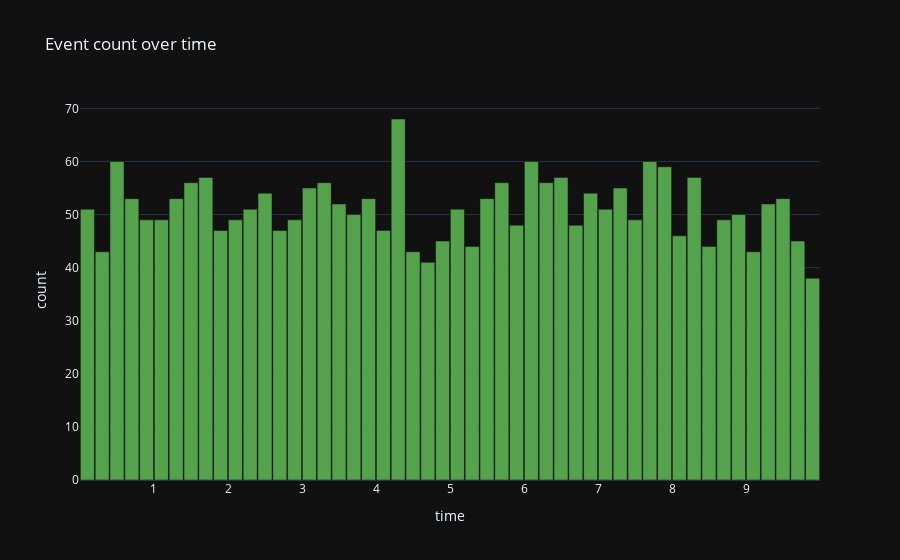
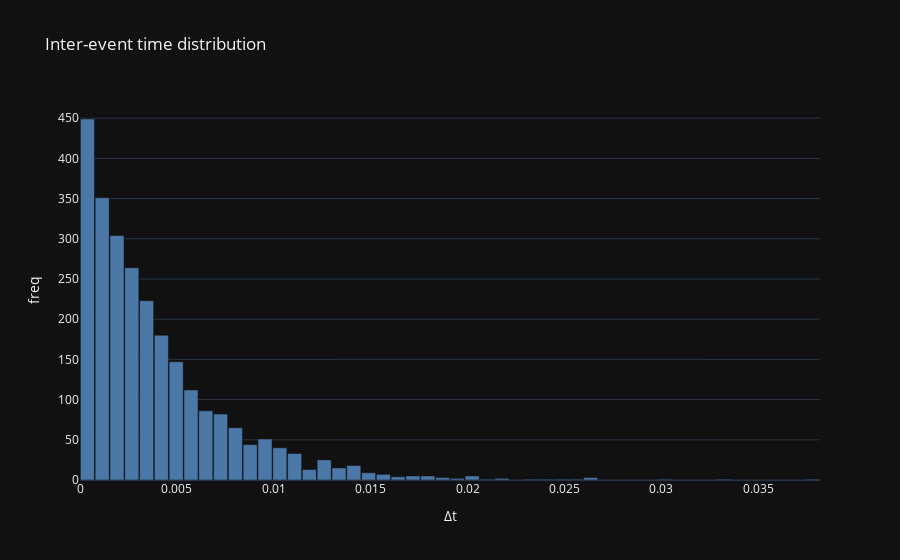
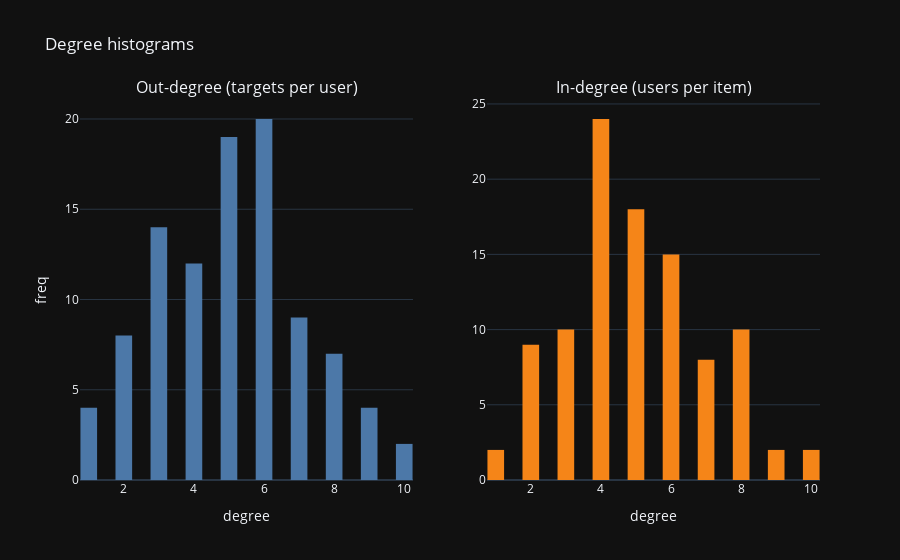
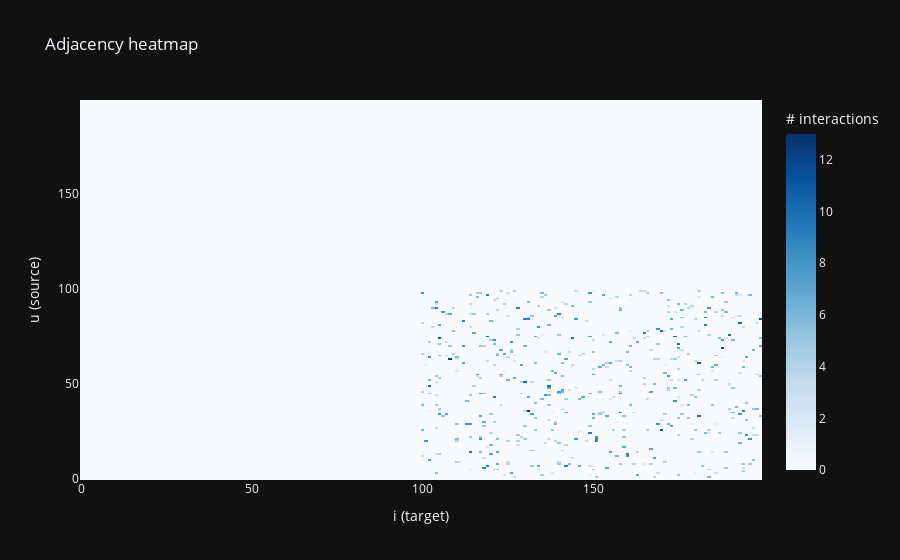

Write notebook code for charts like these, in order.
### Code cell
import json
from pathlib import Path

import pandas as pd
from time_to_explain.core.registry import available_datasets
from time_to_explain.data.io import load_processed_dataset
from time_to_explain.data.generate_synthetic_dataset import prepare_dataset
from time_to_explain.utils.visualization import (
    visualize_folder,
    plot_bipartite_graph,
    animate_bipartite_graph,
    plot_explain_timeline,
    visualize_to_files,
)

repo_root = REPO_ROOT

def choose_explain_indices(num_events: int, *, count: int = 3) -> list[int]:
    if num_events <= 0:
        return []
    anchors = [0, num_events // 2, num_events - 1]
    seen: list[int] = []
    for a in anchors:
        if 0 <= a < num_events and a not in seen:
            seen.append(int(a))
        if len(seen) == count:
            break
    return seen

datasets = available_datasets()
print(f"Available synthetic recipes: {datasets}")

for recipe_name in datasets:
    print(f"=== {recipe_name} ===")
    try:
        bundle = load_processed_dataset(recipe_name)
        needs_generation = False
    except FileNotFoundError:
        bundle = None
        needs_generation = True

    if needs_generation:
        try:
            summary = prepare_dataset(
                project_root=repo_root,
                dataset_name=recipe_name,
                recipe=recipe_name,
                visualize=False,
                overwrite=True,
            )
            print(f"Generated processed dataset at {summary['processed_dir']}")
            bundle = load_processed_dataset(recipe_name)
        except Exception as exc:
            print(f"Skipping {recipe_name}: {exc}")
            continue

    interactions = bundle["interactions"] if bundle is not None else None
    explain_indices = choose_explain_indices(len(interactions) if interactions is not None else 0)

    try:
        visualize_folder(recipe_name)
        plot_bipartite_graph(recipe_name, max_users=50, max_items=50)
        animate_bipartite_graph(recipe_name, bins=25, cumulative=True)
        animate_bipartite_graph(recipe_name, bins=25, cumulative=True, pruned=0.25)
        if explain_indices:
            plot_explain_timeline(recipe_name, event_indices=explain_indices, window=15, max_base_points=20000)
        else:
            print(f"No events found in {recipe_name}; skipping explain timeline.")
        visualize_to_files(
            recipe_name,
            out_dir=Path('viz_out') / recipe_name,
            explain_indices=explain_indices,
            explain_time_window=15,
        )
    except Exception as exc:
        print(f"Visualization failed for {recipe_name}: {exc}")

processed_root = PROCESSED_DATA_DIR
synthetic_names = set(datasets)
processed_datasets: list[str] = []

if processed_root.exists():
    for entry in processed_root.iterdir():
        if entry.is_dir():
            processed_datasets.append(entry.name)

def is_synthetic_folder(name: str) -> bool:
    if name in synthetic_names:
        return True
    meta_path = processed_root / name / f"ml_{name}.json"
    if meta_path.exists():
        try:
            with meta_path.open("r", encoding="utf-8") as f:
                meta = json.load(f)
            recipe = meta.get("recipe") or (meta.get("metadata") or {}).get("recipe")
            return recipe is not None
        except Exception as exc:
            print(f"Could not parse metadata for {name}: {exc}")
    return False

def ensure_ml_format(dataset_name: str) -> None:
    dataset_dir = processed_root / dataset_name
    ml_csv = dataset_dir / f"ml_{dataset_name}.csv"
    if ml_csv.exists():
        return
    alt_csv = None
    for pattern in ("*_data.csv", "*.csv"):
        candidates = sorted(dataset_dir.glob(pattern))
        if candidates:
            alt_csv = candidates[0]
            break
    if alt_csv is None:
        print(f"No CSV source found for {dataset_name}; cannot build ml_ files.")
        return
    try:
        df = pd.read_csv(alt_csv)
    except Exception as exc:
        print(f"Failed to read {alt_csv}: {exc}")
        return
    rename_map = {
        "user_id": "u",
        "item_id": "i",
        "timestamp": "ts",
        "state_label": "label",
        "event_time": "ts",
        "event_id": "idx",
    }
    df = df.rename(columns={k: v for k, v in rename_map.items() if k in df.columns})
    required = {"u", "i", "ts"}
    if not required.issubset(df.columns):
        print(f"Skipping {dataset_name}: columns {required} missing in {alt_csv.name}")
        return
    if "label" not in df.columns:
        df["label"] = 0
    df = df.sort_values("ts").reset_index(drop=True)
    if "idx" not in df.columns:
        df["idx"] = df.index.astype(int)
    if "e_idx" not in df.columns:
        df["e_idx"] = df["idx"] + 1
    # ensure dtypes
    for col in ("u", "i", "idx", "e_idx"):
        df[col] = df[col].astype(int)
    df["ts"] = df["ts"].astype(float)
    df["label"] = df["label"].astype(int)
    keep_cols = [c for c in ("u", "i", "ts", "label", "idx", "e_idx") if c in df.columns]
    df[keep_cols].to_csv(ml_csv, index=False)
    print(f"Created {ml_csv.name} from {alt_csv.name} for visualization support.")

processed_datasets = sorted(set(processed_datasets))
print(f"Processed datasets: {processed_datasets}")
non_synthetic = [name for name in processed_datasets if not is_synthetic_folder(name)]

print(f"Processed datasets (non-synthetic): {non_synthetic}")

for dataset_name in non_synthetic:
    print(f"=== processed: {dataset_name} ===")
    ensure_ml_format(dataset_name)
    try:
        bundle = load_processed_dataset(dataset_name)
    except FileNotFoundError as exc:
        print(f"Skipping {dataset_name}: {exc}")
        continue

    interactions = bundle["interactions"]
    explain_indices = choose_explain_indices(len(interactions))

    try:
        visualize_folder(dataset_name)
        plot_bipartite_graph(dataset_name, max_users=50, max_items=50)
        animate_bipartite_graph(dataset_name, bins=25, cumulative=True)
        animate_bipartite_graph(dataset_name, bins=25, cumulative=True, pruned=0.25)
        if explain_indices:
            plot_explain_timeline(dataset_name, event_indices=explain_indices, window=15, max_base_points=20000)
        else:
            print(f"No events found in {dataset_name}; skipping explain timeline.")
        visualize_to_files(
            dataset_name,
            out_dir=Path('viz_out') / dataset_name,
            explain_indices=explain_indices,
            explain_time_window=15,
        )
    except Exception as exc:
        print(f"Visualization failed for {dataset_name}: {exc}")

### Figure 1 — Plotly figure (JSON) as saved in the notebook; plotly's stock layout.template omitted (floating-point values rounded to 4 significant figures)
{"data": [{"marker": {"color": "#54A24B"}, "name": "events", "type": "bar", "x": [0.1012, 0.3011, 0.5009, 0.7008, 0.9007, 1.101, 1.3, 1.5, 1.7, 1.9, 2.1, 2.3, 2.5, 2.699, 2.899, 3.099, 3.299, 3.499, 3.699, 3.899, 4.099, 4.298, 4.498, 4.698, 4.898, 5.098, 5.298, 5.498, 5.697, 5.897, 6.097, 6.297, 6.497, 6.697, 6.897, 7.097, 7.296, 7.496, 7.696, 7.896, 8.096, 8.296, 8.496, 8.696, 8.895, 9.095, 9.295, 9.495, 9.695, 9.895], "y": [51, 43, 60, 53, 49, 49, 53, 56, 57, 47, 49, 51, 54, 47, 49, 55, 56, 52, 50, 53, 47, 68, 43, 41, 45, 51, 44, 53, 56, 48, 60, 56, 57, 48, 54, 51, 55, 49, 60, 59, 46, 57, 44, 49, 50, 43, 52, 53, 45, 38]}], "layout": {"bargap": 0.05, "title": {"text": "Event count over time"}, "xaxis": {"title": {"text": "time"}}, "yaxis": {"title": {"text": "count"}}}}

### Figure 2 — Plotly figure (JSON) as saved in the notebook; plotly's stock layout.template omitted (floating-point values rounded to 4 significant figures)
{"data": [{"marker": {"color": "#4C78A8"}, "name": "Δt histogram", "type": "bar", "x": [0.0003819, 0.001146, 0.001909, 0.002673, 0.003437, 0.0042, 0.004964, 0.005728, 0.006491, 0.007255, 0.008019, 0.008783, 0.009546, 0.01031, 0.01107, 0.01184, 0.0126, 0.01336, 0.01413, 0.01489, 0.01566, 0.01642, 0.01718, 0.01795, 0.01871, 0.01947, 0.02024, 0.021, 0.02177, 0.02253, 0.02329, 0.02406, 0.02482, 0.02558, 0.02635, 0.02711, 0.02788, 0.02864, 0.0294, 0.03017, 0.03093, 0.03169, 0.03246, 0.03322, 0.03398, 0.03475, 0.03551, 0.03628, 0.03704, 0.0378], "y": [449, 351, 304, 264, 223, 180, 147, 112, 86, 82, 65, 44, 51, 40, 33, 13, 25, 15, 18, 9, 7, 4, 5, 5, 3, 2, 5, 1, 2, 0, 1, 1, 1, 1, 3, 0, 0, 0, 0, 1, 0, 0, 0, 1, 0, 0, 0, 0, 0, 1]}], "layout": {"bargap": 0.05, "title": {"text": "Inter-event time distribution"}, "xaxis": {"title": {"text": "Δt"}}, "yaxis": {"title": {"text": "freq"}}}}

### Figure 3 — Plotly figure (JSON) as saved in the notebook; plotly's stock layout.template omitted (floating-point values rounded to 4 significant figures)
{"data": [{"marker": {"color": "#4C78A8"}, "name": "out-degree", "nbinsx": 30, "type": "histogram", "x": [4, 5, 6, 1, 6, 4, 7, 10, 5, 3, 3, 3, 4, 8, 2, 1, 2, 3, 3, 7, 9, 5, 5, 6, 1, 9, 2, 4, 8, 4, 3, 5, 6, 9, 7, 4, 5, 1, 8, 2, 2, 5, 6, 5, 7, 6, 4, 5, 4, 3, 4, 9, 4, 6, 6, 3, 5, 2, 5, 8, 6, 6, 7, 6, 6, 7, 5, 5, 2, 7, 4, 5, 5, 8, 7, 6, 3, 6, 3, 5, 3, 3, 3, 6, 6, 6, 6, 6, 5, 8, 4, 6, 5, 3, 2, 5, 8, 10, 7], "xaxis": "x", "yaxis": "y"}, {"marker": {"color": "#F58518"}, "name": "in-degree", "nbinsx": 30, "type": "histogram", "x": [8, 2, 7, 2, 10, 8, 2, 4, 3, 3, 7, 1, 3, 2, 9, 3, 4, 8, 6, 6, 6, 7, 8, 5, 4, 7, 4, 5, 6, 4, 6, 5, 5, 5, 5, 5, 4, 9, 4, 6, 8, 8, 6, 3, 4, 4, 4, 2, 2, 8, 8, 4, 4, 4, 4, 6, 2, 5, 8, 4, 4, 7, 3, 3, 1, 6, 5, 4, 4, 5, 4, 6, 7, 5, 5, 10, 6, 3, 5, 4, 6, 8, 2, 4, 6, 5, 6, 2, 6, 5, 3, 5, 4, 7, 7, 4, 3, 5, 4, 5], "xaxis": "x2", "yaxis": "y2"}], "layout": {"annotations": [{"font": {"size": 16}, "showarrow": false, "text": "Out-degree (targets per user)", "x": 0.225, "xanchor": "center", "xref": "paper", "y": 1, "yanchor": "bottom", "yref": "paper"}, {"font": {"size": 16}, "showarrow": false, "text": "In-degree (users per item)", "x": 0.775, "xanchor": "center", "xref": "paper", "y": 1, "yanchor": "bottom", "yref": "paper"}], "bargap": 0.05, "showlegend": false, "title": {"text": "Degree histograms"}, "xaxis": {"anchor": "y", "domain": [0, 0.45], "title": {"text": "degree"}}, "xaxis2": {"anchor": "y2", "domain": [0.55, 1], "title": {"text": "degree"}}, "yaxis": {"anchor": "x", "domain": [0, 1], "title": {"text": "freq"}}, "yaxis2": {"anchor": "x2", "domain": [0, 1]}}}

### Figure 4 — Plotly figure (JSON) as saved in the notebook; plotly's stock layout.template omitted (floating-point values rounded to 4 significant figures; data arrays with more than 128 entries replaced by an {"elided": "..."} marker saying what was removed)
{"data": [{"colorbar": {"title": {"text": "# interactions"}}, "colorscale": [[0, "rgb(247,251,255)"], [0.125, "rgb(222,235,247)"], [0.25, "rgb(198,219,239)"], [0.375, "rgb(158,202,225)"], [0.5, "rgb(107,174,214)"], [0.625, "rgb(66,146,198)"], [0.75, "rgb(33,113,181)"], [0.875, "rgb(8,81,156)"], [1, "rgb(8,48,107)"]], "type": "heatmap", "z": {"elided": "200x200 int values"}}], "layout": {"title": {"text": "Adjacency heatmap"}, "xaxis": {"title": {"text": "i (target)"}}, "yaxis": {"title": {"text": "u (source)"}}}}
